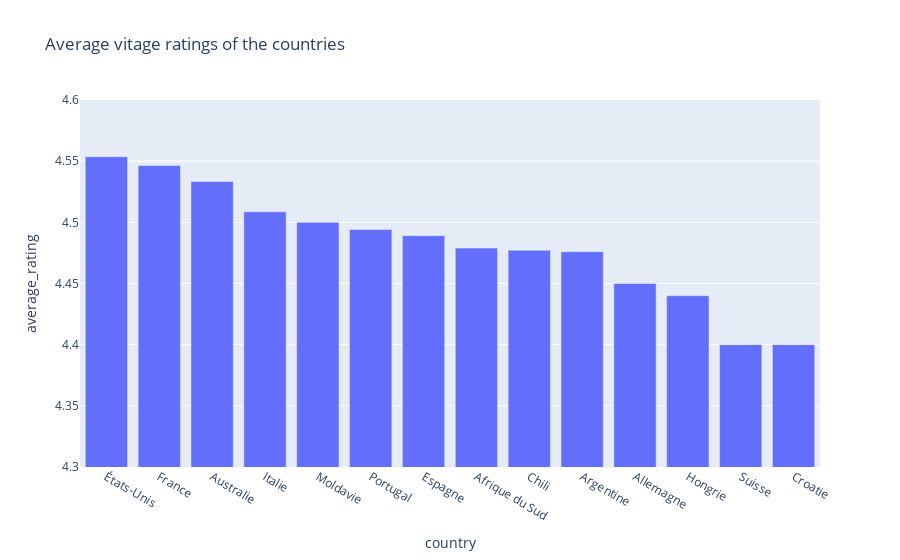

Notebook code for this chart:
### Markdown cell above
Visualize the countries and their average score

### Code cell
import plotly.express as px

fig = px.bar(top_vint_countries_df, x = "country", y = "average_rating", title= "Average vitage ratings of the countries")
fig.update_yaxes(range=[4.3, 4.6])
fig.show()

### Figure 1 — Plotly figure (JSON) as saved in the notebook; plotly's stock layout.template omitted (floating-point values rounded to 4 significant figures)
{"data": [{"alignmentgroup": "True", "hovertemplate": "country=%{x}<br>average_rating=%{y}<extra></extra>", "legendgroup": "", "marker": {"color": "#636efa", "pattern": {"shape": ""}}, "name": "", "offsetgroup": "", "orientation": "v", "showlegend": false, "textposition": "auto", "type": "bar", "x": ["États-Unis", "France", "Australie", "Italie", "Moldavie", "Portugal", "Espagne", "Afrique du Sud", "Chili", "Argentine", "Allemagne", "Hongrie", "Suisse", "Croatie"], "xaxis": "x", "y": [4.554, 4.546, 4.533, 4.509, 4.5, 4.494, 4.489, 4.479, 4.477, 4.476, 4.45, 4.44, 4.4, 4.4], "yaxis": "y"}], "layout": {"barmode": "relative", "legend": {"tracegroupgap": 0}, "title": {"text": "Average vitage ratings of the countries"}, "xaxis": {"anchor": "y", "domain": [0, 1], "title": {"text": "country"}}, "yaxis": {"anchor": "x", "domain": [0, 1], "range": [4.3, 4.6], "title": {"text": "average_rating"}}}}
